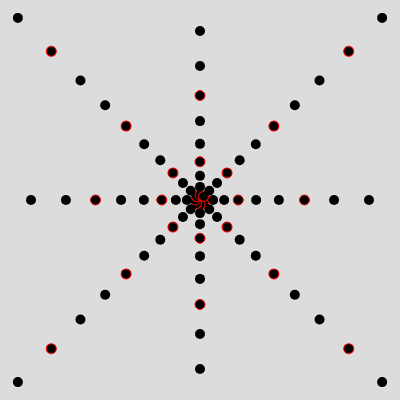
Frame 1 (no input)
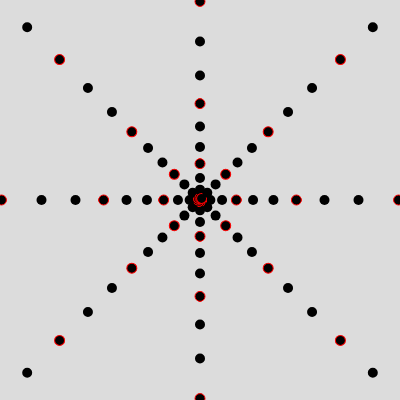
Frame 60 (no input)
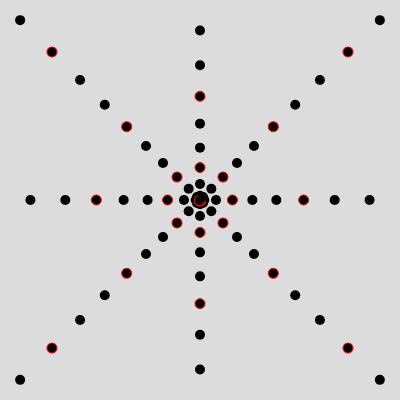
Frame 120 (the mouse pressed at the canvas centre since frame 60)

The p5.js sketch that drew these frames (run headless with seeded random() and noise() and a simulated clock; from frame 60 on, the mouse is pressed at the canvas centre):

// p5.js sketch
// ── sketch.js
function setup() {
  createCanvas(400, 400);
}

function draw() {
  background(220);
  let x = width / 2;
  let y = height / 2;

  for (let i = 0; i < 8; i++) {
    let angle = map(i, 0, 8, 0, TWO_PI);
    let nx = x + cos(angle) * 100;
    let ny = y + sin(angle) * 100;
    drawWeb(x, y, nx, ny);
  }
}

function drawWeb(x1, y1, x2, y2) {
  push();
  translate(x1, y1);
  let angle = atan2(y2 - y1, x2 - x1);
  rotate(angle);

  for (let i = 0; i < 20; i++) {
    let radius = i * 5;
    let offset = map(noise(i * 0.1, frameCount * 0.01), 0, 1, -15, 15);
    let x = radius + offset;
    let y = 0;

    if (i % 3 === 0) {
      stroke(255, 0, 0); // Color rojo cada tercer círculo
    } else {
      noStroke(); // Sin color de línea para los otros círculos
    }

    fill(0); // Relleno negro para todos los círculos
    ellipse(x, y, 10, 10);
    translate(x, y);
  }

  pop();
}
